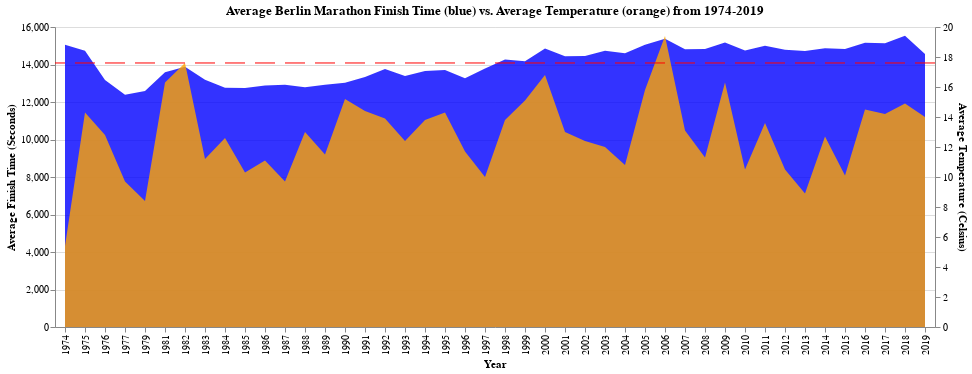

Write notebook code for a chart like this one.
### Markdown cell above
### Q1 - Does Temperature Affect Running Performance?

- So for this question, we created an area map and a scatter plot to help better visualize the affect of temperature on the Berlin Marathon running performance times. Again, we used the Berlin marathon data from 1974-2019. We decided to use the Berlin Marathon Dataset because it included data on raceday temperature.

- From the results, we assume that temperature does indeed make a difference in affecting running performances. It does make logical sense that the hotter it gets, the harder it is to run.
    1. Let's first examine the area chart below: In this chart you can see blue -- representing the average time in seconds to complete the marathon for a certain year and also orange -- representing the average temperature on the day of the race. Lastly, the red dotted line represents the average time to complete the marathon across all the years of the data. Looking at the data here, we can see that when temperature goes up, the time it takes to finish also generally tends to rise as well.

    2. Next, let's look at the scatter plot. The regression line we calculated was **TIME_SECONDS = 91.69 * AVG_TEMP_C + 12907.67**. This shows that there is a slight positive slope and further shows that there is likely a relationship between the two.

### Code cell
# Plots the average Berlin marathon finishing time for each year in blue
finishing_times = alt.Chart(avg_per_year).mark_area(opacity=0.8, color="blue").encode(
    x=alt.X("YEAR:N", title="Year"),
    y=alt.Y("TIME_SECONDS:Q", title="Average Finish Time (Seconds)"),
    tooltip=["YEAR", "TIME_SECONDS"]
)
# finishing_times

# Plots the Berlin marathon terperature for each year in orange
temp = alt.Chart(avg_per_year).mark_area(opacity=0.8, color="orange").encode(
    x=alt.X("YEAR:N"),
    y=alt.Y("AVG_TEMP_C:Q", title="Average Temperature (Celsius)"),
    tooltip=["YEAR", "AVG_TEMP_C"]
)
# temp

# Calculate the overall average finishing time across all years
overall_avg_time = avg_per_year["TIME_SECONDS"].mean()

# Create a horizontal rule for the average finishing time
avg_time_line = alt.Chart(pd.DataFrame({"y": [overall_avg_time]})).mark_rule(
    color="red", strokeDash=[20,10]
).encode(
    y=alt.Y("y:Q", title=None, axis=None)
)

# # layers the two charts on top of each other 
finishing_times_temp = alt.layer(finishing_times, temp, avg_time_line).resolve_scale(y="independent").properties(
    title="Average Berlin Marathon Finish Time (blue) vs. Average Temperature (orange) from 1974-2019"
)

finishing_times_temp

### Figure 1 — Vega-Lite specification as saved in the notebook (floating-point values rounded to 4 significant figures)
{"config": {"view": {"continuousWidth": 300, "continuousHeight": 300}}, "layer": [{"data": {"name": "data-db2ae79697c09331511b1fcca28a6580"}, "mark": {"type": "area", "color": "blue", "opacity": 0.8}, "encoding": {"tooltip": [{"field": "YEAR", "type": "quantitative"}, {"field": "TIME_SECONDS", "type": "quantitative"}], "x": {"field": "YEAR", "title": "Year", "type": "nominal"}, "y": {"field": "TIME_SECONDS", "title": "Average Finish Time (Seconds)", "type": "quantitative"}}}, {"data": {"name": "data-db2ae79697c09331511b1fcca28a6580"}, "mark": {"type": "area", "color": "orange", "opacity": 0.8}, "encoding": {"tooltip": [{"field": "YEAR", "type": "quantitative"}, {"field": "AVG_TEMP_C", "type": "quantitative"}], "x": {"field": "YEAR", "type": "nominal"}, "y": {"field": "AVG_TEMP_C", "title": "Average Temperature (Celsius)", "type": "quantitative"}}}, {"data": {"name": "data-c73dfd6e471300bf1218e2daf171ec76"}, "mark": {"type": "rule", "color": "red", "strokeDash": [20, 10]}, "encoding": {"y": {"axis": null, "field": "y", "title": null, "type": "quantitative"}}}], "resolve": {"scale": {"y": "independent"}}, "title": "Average Berlin Marathon Finish Time (blue) vs. Average Temperature (orange) from 1974-2019", "$schema": "https://vega.github.io/schema/vega-lite/v5.20.1.json", "datasets": {"data-db2ae79697c09331511b1fcca28a6580": [{"YEAR": 1974, "TIME_SECONDS": 15050.0, "PRECIP_mm": 0.0, "SUNSHINE_hrs": 0.2, "CLOUD_hrs": 7.0, "ATMOS_PRESS_mbar": 1010.0, "AVG_TEMP_C": 5.4, "MAX_TEMP_C": 8.8, "MIN_TEMP_C": 1.1}, {"YEAR": 1975, "TIME_SECONDS": 14740.0, "PRECIP_mm": 4.2, "SUNSHINE_hrs": 9.4, "CLOUD_hrs": 3.0, "ATMOS_PRESS_mbar": 1011.0, "AVG_TEMP_C": 14.3, "MAX_TEMP_C": 20.1, "MIN_TEMP_C": 9.5}, {"YEAR": 1976, "TIME_SECONDS": 13180.0, "PRECIP_mm": 3.0, "SUNSHINE_hrs": 10.2, "CLOUD_hrs": 3.3, "ATMOS_PRESS_mbar": 1010.0, "AVG_TEMP_C": 12.8, "MAX_TEMP_C": 18.0, "MIN_TEMP_C": 7.3}, {"YEAR": 1977, "TIME_SECONDS": 12380.0, "PRECIP_mm": 11.2, "SUNSHINE_hrs": 0.0, "CLOUD_hrs": 8.0, "ATMOS_PRESS_mbar": 1013.0, "AVG_TEMP_C": 9.7, "MAX_TEMP_C": 12.5, "MIN_TEMP_C": 7.4}, {"YEAR": 1979, "TIME_SECONDS": 12580.0, "PRECIP_mm": 0.0, "SUNSHINE_hrs": 5.4, "CLOUD_hrs": 2.0, "ATMOS_PRESS_mbar": 1019.0, "AVG_TEMP_C": 8.4, "MAX_TEMP_C": 15.2, "MIN_TEMP_C": 2.9}, {"YEAR": 1981, "TIME_SECONDS": 13590.0, "PRECIP_mm": 0.1, "SUNSHINE_hrs": 3.6, "CLOUD_hrs": 7.3, "ATMOS_PRESS_mbar": 1001.0, "AVG_TEMP_C": 16.3, "MAX_TEMP_C": 21.5, "MIN_TEMP_C": 14.8}, {"YEAR": 1982, "TIME_SECONDS": 13870.0, "PRECIP_mm": 0.7, "SUNSHINE_hrs": 10.1, "CLOUD_hrs": 1.0, "ATMOS_PRESS_mbar": 1004.0, "AVG_TEMP_C": 17.6, "MAX_TEMP_C": 25.4, "MIN_TEMP_C": 12.0}, {"YEAR": 1983, "TIME_SECONDS": 13180.0, "PRECIP_mm": 0.0, "SUNSHINE_hrs": 9.8, "CLOUD_hrs": 2.3, "ATMOS_PRESS_mbar": 1021.0, "AVG_TEMP_C": 11.2, "MAX_TEMP_C": 20.3, "MIN_TEMP_C": 9.3}, {"YEAR": 1984, "TIME_SECONDS": 12750.0, "PRECIP_mm": 3.9, "SUNSHINE_hrs": 0.1, "CLOUD_hrs": 7.3, "ATMOS_PRESS_mbar": 1004.0, "AVG_TEMP_C": 12.6, "MAX_TEMP_C": 15.7, "MIN_TEMP_C": 8.5}, {"YEAR": 1985, "TIME_SECONDS": 12740.0, "PRECIP_mm": 0.0, "SUNSHINE_hrs": 8.7, "CLOUD_hrs": 5.0, "ATMOS_PRESS_mbar": 1020.0, "AVG_TEMP_C": 10.3, "MAX_TEMP_C": 15.4, "MIN_TEMP_C": 6.0}, {"YEAR": 1986, "TIME_SECONDS": 12870.0, "PRECIP_mm": 0.0, "SUNSHINE_hrs": 6.5, "CLOUD_hrs": 5.0, "ATMOS_PRESS_mbar": 1025.0, "AVG_TEMP_C": 11.1, "MAX_TEMP_C": 17.8, "MIN_TEMP_C": 8.0}, {"YEAR": 1987, "TIME_SECONDS": 12920.0, "PRECIP_mm": 0.0, "SUNSHINE_hrs": 9.9, "CLOUD_hrs": 1.0, "ATMOS_PRESS_mbar": 1018.0, "AVG_TEMP_C": 9.7, "MAX_TEMP_C": 15.2, "MIN_TEMP_C": 4.4}, {"YEAR": 1988, "TIME_SECONDS": 12790.0, "PRECIP_mm": 4.2, "SUNSHINE_hrs": 0.0, "CLOUD_hrs": 7.0, "ATMOS_PRESS_mbar": 994.4, "AVG_TEMP_C": 13.0, "MAX_TEMP_C": 15.4, "MIN_TEMP_C": 6.3}, {"YEAR": 1989, "TIME_SECONDS": 12910.0, "PRECIP_mm": 0.1, "SUNSHINE_hrs": 1.8, "CLOUD_hrs": 5.7, "ATMOS_PRESS_mbar": 1014.0, "AVG_TEMP_C": 11.5, "MAX_TEMP_C": 14.8, "MIN_TEMP_C": 5.0}, {"YEAR": 1990, "TIME_SECONDS": 13030.0, "PRECIP_mm": 0.5, "SUNSHINE_hrs": 0.1, "CLOUD_hrs": 7.3, "ATMOS_PRESS_mbar": 1000.0, "AVG_TEMP_C": 15.2, "MAX_TEMP_C": 18.5, "MIN_TEMP_C": 11.2}, {"YEAR": 1991, "TIME_SECONDS": 13340.0, "PRECIP_mm": 0.0, "SUNSHINE_hrs": 0.9, "CLOUD_hrs": 7.3, "ATMOS_PRESS_mbar": 994.9, "AVG_TEMP_C": 14.4, "MAX_TEMP_C": 18.2, "MIN_TEMP_C": 8.4}, {"YEAR": 1992, "TIME_SECONDS": 13760.0, "PRECIP_mm": 0.0, "SUNSHINE_hrs": 10.2, "CLOUD_hrs": 0.3, "ATMOS_PRESS_mbar": 1011.0, "AVG_TEMP_C": 13.9, "MAX_TEMP_C": 22.7, "MIN_TEMP_C": 6.7}, {"YEAR": 1993, "TIME_SECONDS": 13380.0, "PRECIP_mm": 0.0, "SUNSHINE_hrs": 0.7, "CLOUD_hrs": 7.3, "ATMOS_PRESS_mbar": 1000.0, "AVG_TEMP_C": 12.4, "MAX_TEMP_C": 15.9, "MIN_TEMP_C": 10.4}, {"YEAR": 1994, "TIME_SECONDS": 13650.0, "PRECIP_mm": 0.0, "SUNSHINE_hrs": 1.9, "CLOUD_hrs": 4.3, "ATMOS_PRESS_mbar": 1010.0, "AVG_TEMP_C": 13.8, "MAX_TEMP_C": 18.8, "MIN_TEMP_C": 10.7}, {"YEAR": 1995, "TIME_SECONDS": 13710.0, "PRECIP_mm": 0.0, "SUNSHINE_hrs": 7.4, "CLOUD_hrs": 4.7, "ATMOS_PRESS_mbar": 1006.0, "AVG_TEMP_C": 14.3, "MAX_TEMP_C": 19.8, "MIN_TEMP_C": 11.1}, {"YEAR": 1996, "TIME_SECONDS": 13270.0, "PRECIP_mm": 7.0, "SUNSHINE_hrs": 0.0, "CLOUD_hrs": 8.0, "ATMOS_PRESS_mbar": 1010.0, "AVG_TEMP_C": 11.7, "MAX_TEMP_C": 14.1, "MIN_TEMP_C": 6.7}, {"YEAR": 1997, "TIME_SECONDS": 13780.0, "PRECIP_mm": 0.0, "SUNSHINE_hrs": 11.4, "CLOUD_hrs": 1.0, "ATMOS_PRESS_mbar": 1010.0, "AVG_TEMP_C": 10.0, "MAX_TEMP_C": 19.0, "MIN_TEMP_C": 4.6}, {"YEAR": 1998, "TIME_SECONDS": 14260.0, "PRECIP_mm": 0.0, "SUNSHINE_hrs": 9.9, "CLOUD_hrs": 1.0, "ATMOS_PRESS_mbar": 1027.0, "AVG_TEMP_C": 13.8, "MAX_TEMP_C": 19.8, "MIN_TEMP_C": 10.3}, {"YEAR": 1999, "TIME_SECONDS": 14180.0, "PRECIP_mm": 1.2, "SUNSHINE_hrs": 0.0, "CLOUD_hrs": 6.3, "ATMOS_PRESS_mbar": 997.7, "AVG_TEMP_C": 15.1, "MAX_TEMP_C": 17.0, "MIN_TEMP_C": 12.9}, {"YEAR": 2000, "TIME_SECONDS": 14850.0, "PRECIP_mm": 0.0, "SUNSHINE_hrs": 5.7, "CLOUD_hrs": 6.3, "ATMOS_PRESS_mbar": 1014.0, "AVG_TEMP_C": 16.8, "MAX_TEMP_C": 21.3, "MIN_TEMP_C": 14.5}, {"YEAR": 2001, "TIME_SECONDS": 14440.0, "PRECIP_mm": 4.5, "SUNSHINE_hrs": 0.0, "CLOUD_hrs": 7.5, "ATMOS_PRESS_mbar": 1006.0, "AVG_TEMP_C": 13.0, "MAX_TEMP_C": 15.3, "MIN_TEMP_C": 10.8}, {"YEAR": 2002, "TIME_SECONDS": 14460.0, "PRECIP_mm": 0.0, "SUNSHINE_hrs": 0.0, "CLOUD_hrs": 7.3, "ATMOS_PRESS_mbar": 1021.0, "AVG_TEMP_C": 12.4, "MAX_TEMP_C": 16.4, "MIN_TEMP_C": 9.8}, {"YEAR": 2003, "TIME_SECONDS": 14730.0, "PRECIP_mm": 9.8, "SUNSHINE_hrs": 7.4, "CLOUD_hrs": 4.3, "ATMOS_PRESS_mbar": 1006.0, "AVG_TEMP_C": 12.0, "MAX_TEMP_C": 18.7, "MIN_TEMP_C": 4.4}, {"YEAR": 2004, "TIME_SECONDS": 14600.0, "PRECIP_mm": 0.6, "SUNSHINE_hrs": 0.6, "CLOUD_hrs": 6.5, "ATMOS_PRESS_mbar": 1009.0, "AVG_TEMP_C": 10.8, "MAX_TEMP_C": 13.7, "MIN_TEMP_C": 9.0}, {"YEAR": 2005, "TIME_SECONDS": 15050.0, "PRECIP_mm": 0.0, "SUNSHINE_hrs": 10.6, "CLOUD_hrs": 2.0, "ATMOS_PRESS_mbar": 1007.0, "AVG_TEMP_C": 15.8, "MAX_TEMP_C": 23.2, "MIN_TEMP_C": 10.0}, {"YEAR": 2006, "TIME_SECONDS": 15370.0, "PRECIP_mm": 0.0, "SUNSHINE_hrs": 11.3, "CLOUD_hrs": 0.1, "ATMOS_PRESS_mbar": 1005.0, "AVG_TEMP_C": 19.4, "MAX_TEMP_C": 27.6, "MIN_TEMP_C": 12.2}, {"YEAR": 2007, "TIME_SECONDS": 14820.0, "PRECIP_mm": 0.0, "SUNSHINE_hrs": 0.8, "CLOUD_hrs": 7.0, "ATMOS_PRESS_mbar": 1012.0, "AVG_TEMP_C": 13.1, "MAX_TEMP_C": 16.0, "MIN_TEMP_C": 11.1}, {"YEAR": 2008, "TIME_SECONDS": 14820.0, "PRECIP_mm": 0.0, "SUNSHINE_hrs": 10.6, "CLOUD_hrs": 2.2, "ATMOS_PRESS_mbar": 1014.0, "AVG_TEMP_C": 11.3, "MAX_TEMP_C": 17.9, "MIN_TEMP_C": 5.4}, {"YEAR": 2009, "TIME_SECONDS": 15170.0, "PRECIP_mm": 0.0, "SUNSHINE_hrs": 10.9, "CLOUD_hrs": 0.6, "ATMOS_PRESS_mbar": 1009.0, "AVG_TEMP_C": 16.3, "MAX_TEMP_C": 25.4, "MIN_TEMP_C": 8.8}, {"YEAR": 2010, "TIME_SECONDS": 14750.0, "PRECIP_mm": 29.8, "SUNSHINE_hrs": 0.0, "CLOUD_hrs": 7.8, "ATMOS_PRESS_mbar": 995.8, "AVG_TEMP_C": 10.5, "MAX_TEMP_C": 11.3, "MIN_TEMP_C": 9.7}, {"YEAR": 2011, "TIME_SECONDS": 15000.0, "PRECIP_mm": 0.0, "SUNSHINE_hrs": 11.3, "CLOUD_hrs": 0.8, "ATMOS_PRESS_mbar": 1010.0, "AVG_TEMP_C": 13.6, "MAX_TEMP_C": 22.1, "MIN_TEMP_C": 7.1}, {"YEAR": 2012, "TIME_SECONDS": 14790.0, "PRECIP_mm": 0.0, "SUNSHINE_hrs": 8.9, "CLOUD_hrs": 1.6, "ATMOS_PRESS_mbar": 1011.0, "AVG_TEMP_C": 10.5, "MAX_TEMP_C": 16.6, "MIN_TEMP_C": 5.0}, {"YEAR": 2013, "TIME_SECONDS": 14720.0, "PRECIP_mm": 0.0, "SUNSHINE_hrs": 10.7, "CLOUD_hrs": 1.4, "ATMOS_PRESS_mbar": 1009.0, "AVG_TEMP_C": 8.9, "MAX_TEMP_C": 15.2, "MIN_TEMP_C": 4.4}, {"YEAR": 2014, "TIME_SECONDS": 14870.0, "PRECIP_mm": 0.0, "SUNSHINE_hrs": 9.78, "CLOUD_hrs": 4.5, "ATMOS_PRESS_mbar": 1016.0, "AVG_TEMP_C": 12.7, "MAX_TEMP_C": 21.2, "MIN_TEMP_C": 5.1}, {"YEAR": 2015, "TIME_SECONDS": 14830.0, "PRECIP_mm": 0.0, "SUNSHINE_hrs": 8.93, "CLOUD_hrs": 2.0, "ATMOS_PRESS_mbar": 1021.0, "AVG_TEMP_C": 10.1, "MAX_TEMP_C": 16.9, "MIN_TEMP_C": 5.2}, {"YEAR": 2016, "TIME_SECONDS": 15160.0, "PRECIP_mm": 0.0, "SUNSHINE_hrs": 10.43, "CLOUD_hrs": 5.6, "ATMOS_PRESS_mbar": 1012.0, "AVG_TEMP_C": 14.5, "MAX_TEMP_C": 23.0, "MIN_TEMP_C": 8.3}, {"YEAR": 2017, "TIME_SECONDS": 15140.0, "PRECIP_mm": 0.3, "SUNSHINE_hrs": 1.5, "CLOUD_hrs": 7.5, "ATMOS_PRESS_mbar": 1013.0, "AVG_TEMP_C": 14.2, "MAX_TEMP_C": 16.4, "MIN_TEMP_C": 12.3}, {"YEAR": 2018, "TIME_SECONDS": 15540.0, "PRECIP_mm": 0.0, "SUNSHINE_hrs": 7.75, "CLOUD_hrs": 5.6, "ATMOS_PRESS_mbar": 1014.0, "AVG_TEMP_C": 14.9, "MAX_TEMP_C": 22.4, "MIN_TEMP_C": 9.0}, {"YEAR": 2019, "TIME_SECONDS": 14560.0, "PRECIP_mm": 8.0, "SUNSHINE_hrs": 0.7, "CLOUD_hrs": 6.8, "ATMOS_PRESS_mbar": 993.6, "AVG_TEMP_C": 14.0, "MAX_TEMP_C": 16.4, "MIN_TEMP_C": 11.2}], "data-c73dfd6e471300bf1218e2daf171ec76": [{"y": 14080.0}]}}
